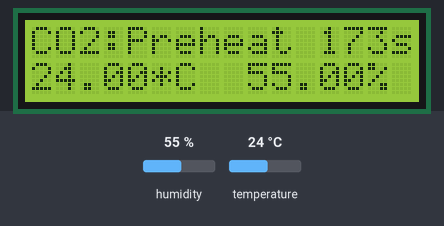
The sketch below on a simulated Arduino Uno, built with avr-gcc and run on an emulated ATmega328P. Parts: 16×2 character LCD. The inputs (shaded band) are chosen by the test bench; at power-on: humidity 55 %, temperature 24 °C.

Above: at 7.1 s.
7.2 s: humidity set to 22 %
At 19.0 s:
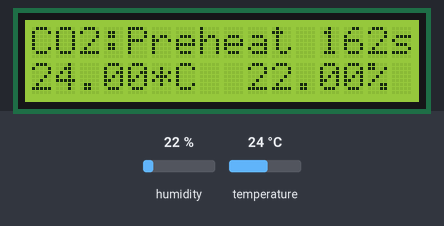
19.3 s: temperature set to 12 °C
At 29.9 s:
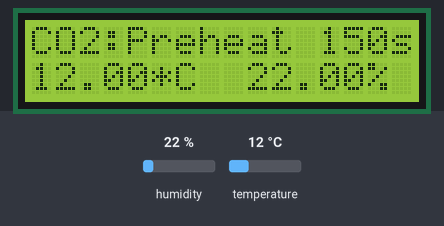
30.6 s: humidity set to 40 %
At 40.8 s:
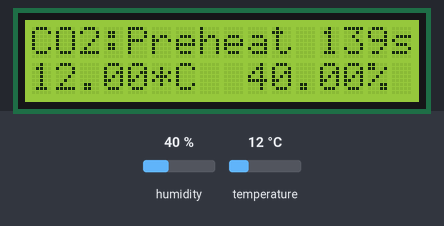
41.9 s: temperature set to 19 °C
At 53.0 s:
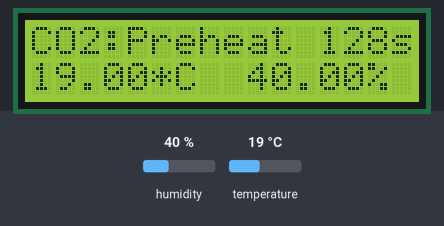
Timing chart, 0 to 54.2 s (numbered marks = the images above; inputs shaded):
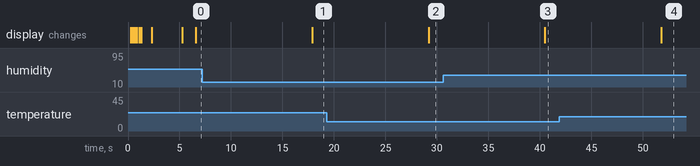

Measured:
- after the input at 7.2 s, the display: changes after 10.7 s (image 1)
- after the input at 19.3 s, the display: changes after 9.9 s (image 2)
- after the input at 30.6 s, the display: changes after 9.9 s (image 3)
- after the input at 41.9 s, the display: changes after 9.9 s (image 4)

The sketch:

CO2-detector.ino
```cpp
#include <LiquidCrystal_I2C.h>
#include <SoftwareSerial.h>
#include <Wire.h>
#include "DHT.h"
#define DHTTYPE DHT22

const byte Buzzer = 9;
const byte DHTPIN = 7;
const byte CO2Rx = 2;
const byte CO2Tx = 3;
const byte ACK = 10;

LiquidCrystal_I2C lcd(0x27, 16, 2);
DHT dht(DHTPIN, DHTTYPE);
SoftwareSerial co2meter(CO2Rx, CO2Tx);

typedef struct DHTData
{
  float temperature;
  float humidity;
};

const int threshold = 1500;
unsigned long preheat_time = 180000; // preheat 3 min
const unsigned long inact_time = 3600000; //millis
unsigned long enter_time = 0;
unsigned long current_time = 0;
byte read_co2meter[9] = {0xFF, 0x01, 0x86, 0x00, 0x00, 0x00, 0x00, 0x00, 0x79};
bool isPreheating = true;

enum States { Normal, Emergency, Inactive};
States state = Normal;

void setup()
{
  lcd.init(); //16col, 2row, backlight default
  dht.begin();
  for(int i = 0; i < 3; i++) {
    lcd.backlight();
    delay(200);
    lcd.noBacklight();
    delay(200);
    co2meter.begin(9600);
  }
  lcd.backlight();
  lcd.setCursor(0, 0);
  lcd.print("CO2 Detector");
  delay(1000);
  lcd.setCursor(0, 1);
  lcd.print("Good Day!");
  delay(3000);
  lcd.clear();
}

void loop()
{
  if(isPreheating)
  {
    if(millis() > preheat_time){
      isPreheating = false;
    }
  }
  switch (state)
  {
    case Normal:
      standard_procedure();
      break;
    case Inactive:
      inactive_period();
      break;
    case Emergency:
      emergency_beep();
      break;
  }
  delay(10000);
}

byte getChecksum(byte* packet)
{
  byte checksum;
  for(int i = 1; i < 8; i++)
  {
    checksum += packet[i];
  }
  checksum = 0xFF - checksum + 0x01;
  return checksum;
}

int getCO2ppm()
{
  byte response[9];
  co2meter.write(read_co2meter, 9);
  co2meter.readBytes(response, 9);
  if(response[8] != getChecksum(response))
  {
    return -1;
  }
  int responseHIGH = (int)response[2];
  int responseLOW = (int)response[3];
  return (256*responseHIGH)+responseLOW;
}

DHTData getTemperatureHumidity()
{
  DHTData data;
  data.humidity = dht.readHumidity();
  data.temperature = dht.readTemperature();
  // Reading temperature or humidity takes about 250 milliseconds
  delay(250);
  if(isnan(data.humidity) || isnan(data.temperature))
  {
    data.humidity = -1;
    data.temperature = -1;
  }
  return data;
}

void updateDisplay(int ppm, DHTData data)
{
  lcd.clear();
  lcd.setCursor(0, 0);
  if(isPreheating)
  {
    lcd.print("CO2:Preheat ");
    unsigned int time_left = (preheat_time-millis())/1000;
    lcd.print(time_left);
    lcd.print("s");
  }
  else
  {
    lcd.print("CO2: ");
    lcd.print(ppm);
    lcd.print("ppm");
  }
  lcd.setCursor(0, 1);
  lcd.print(data.temperature);
  lcd.print("*C  ");
  lcd.print(data.humidity);
  lcd.print("%");
}

void standard_procedure()
{
  int ppm = getCO2ppm();
  DHTData comfort = getTemperatureHumidity();
  updateDisplay(ppm, comfort);

  if(ppm > threshold)
  {
    state = Emergency;
    enter_time = millis();
  }
  else
  {
    state = Normal;
  }
}

void emergency_beep()
{
  for (int j=0; j < 3; j++)
  {
    for (int i=0; i < 3; i++)
    {
      tone(Buzzer, 440, 200);
      delay(600);
      noTone(Buzzer);
    }
    delay(1000);
  }
  state = Inactive;
}

void inactive_period()
{
  int ppm = getCO2ppm();
  DHTData comfort = getTemperatureHumidity();
  updateDisplay(ppm, comfort);

  current_time = millis();
  if( (current_time - enter_time) > inact_time)
  {
    state = Normal;
  }
  else
  {
    state = Inactive;
  }
}
```
